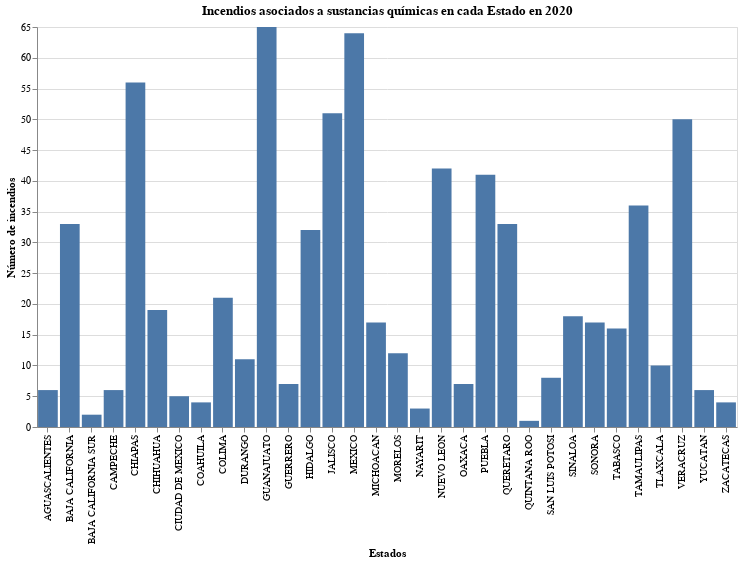

The cell this chart's notebook holds for it:
### Code cell
gráfico_incendios.properties(
    width = 700,
    height= 400,
    title = "Incendios asociados a sustancias químicas en cada Estado en 2020"
)

### Figure 1 — Vega-Lite specification as saved in the notebook (floating-point values rounded to 4 significant figures)
{"config": {"view": {"continuousWidth": 400, "continuousHeight": 300}}, "data": {"name": "data-baa258bd6b319023e4b3ffb603cb441b"}, "mark": "bar", "encoding": {"x": {"type": "nominal", "field": "estado", "title": "Estados"}, "y": {"type": "quantitative", "aggregate": "mean", "field": "incendio", "title": "Número de incendios"}}, "height": 400, "title": "Incendios asociados a sustancias químicas en cada Estado en 2020", "width": 700, "$schema": "https://vega.github.io/schema/vega-lite/v4.8.1.json", "datasets": {"data-baa258bd6b319023e4b3ffb603cb441b": [{"estado": "AGUASCALIENTES", "derrame": 16, "explosion": 2, "fuga": 3, "incendio": 6, "otro": 0}, {"estado": "BAJA CALIFORNIA", "derrame": 112, "explosion": 15, "fuga": 28, "incendio": 33, "otro": 3}, {"estado": "BAJA CALIFORNIA SUR", "derrame": 13, "explosion": 1, "fuga": 1, "incendio": 2, "otro": 0}, {"estado": "CAMPECHE", "derrame": 20, "explosion": 1, "fuga": 6, "incendio": 6, "otro": 0}, {"estado": "CHIAPAS", "derrame": 36, "explosion": 56, "fuga": 134, "incendio": 56, "otro": 5}, {"estado": "CHIHUAHUA", "derrame": 28, "explosion": 20, "fuga": 27, "incendio": 19, "otro": 0}, {"estado": "CIUDAD DE MEXICO", "derrame": 16, "explosion": 2, "fuga": 2, "incendio": 5, "otro": 0}, {"estado": "COAHUILA", "derrame": 20, "explosion": 6, "fuga": 4, "incendio": 4, "otro": 0}, {"estado": "COLIMA", "derrame": 99, "explosion": 22, "fuga": 37, "incendio": 21, "otro": 0}, {"estado": "DURANGO", "derrame": 26, "explosion": 7, "fuga": 6, "incendio": 11, "otro": 0}, {"estado": "GUANAJUATO", "derrame": 1645, "explosion": 38, "fuga": 58, "incendio": 65, "otro": 3}, {"estado": "GUERRERO", "derrame": 18, "explosion": 6, "fuga": 5, "incendio": 7, "otro": 1}, {"estado": "HIDALGO", "derrame": 253, "explosion": 16, "fuga": 17, "incendio": 32, "otro": 0}, {"estado": "JALISCO", "derrame": 167, "explosion": 34, "fuga": 36, "incendio": 51, "otro": 2}, {"estado": "MEXICO", "derrame": 284, "explosion": 111, "fuga": 68, "incendio": 64, "otro": 0}, {"estado": "MICHOACAN", "derrame": 104, "explosion": 28, "fuga": 10, "incendio": 17, "otro": 2}, {"estado": "MORELOS", "derrame": 42, "explosion": 11, "fuga": 9, "incendio": 12, "otro": 1}, {"estado": "NAYARIT", "derrame": 18, "explosion": 3, "fuga": 5, "incendio": 3, "otro": 0}, {"estado": "NUEVO LEON", "derrame": 107, "explosion": 16, "fuga": 27, "incendio": 42, "otro": 0}, {"estado": "OAXACA", "derrame": 137, "explosion": 29, "fuga": 28, "incendio": 7, "otro": 1}, {"estado": "PUEBLA", "derrame": 835, "explosion": 30, "fuga": 45, "incendio": 41, "otro": 0}, {"estado": "QUERETARO", "derrame": 107, "explosion": 15, "fuga": 45, "incendio": 33, "otro": 2}, {"estado": "QUINTANA ROO", "derrame": 12, "explosion": 1, "fuga": 0, "incendio": 1, "otro": 0}, {"estado": "SAN LUIS POTOSI", "derrame": 45, "explosion": 8, "fuga": 8, "incendio": 8, "otro": 1}, {"estado": "SINALOA", "derrame": 113, "explosion": 6, "fuga": 30, "incendio": 18, "otro": 7}, {"estado": "SONORA", "derrame": 118, "explosion": 28, "fuga": 68, "incendio": 17, "otro": 7}, {"estado": "TABASCO", "derrame": 337, "explosion": 17, "fuga": 29, "incendio": 16, "otro": 1}, {"estado": "TAMAULIPAS", "derrame": 284, "explosion": 21, "fuga": 40, "incendio": 36, "otro": 3}, {"estado": "TLAXCALA", "derrame": 89, "explosion": 15, "fuga": 7, "incendio": 10, "otro": 0}, {"estado": "VERACRUZ", "derrame": 487, "explosion": 30, "fuga": 46, "incendio": 50, "otro": 3}, {"estado": "YUCATAN", "derrame": 25, "explosion": 4, "fuga": 6, "incendio": 6, "otro": 1}, {"estado": "ZACATECAS", "derrame": 52, "explosion": 3, "fuga": 3, "incendio": 4, "otro": 0}]}}
